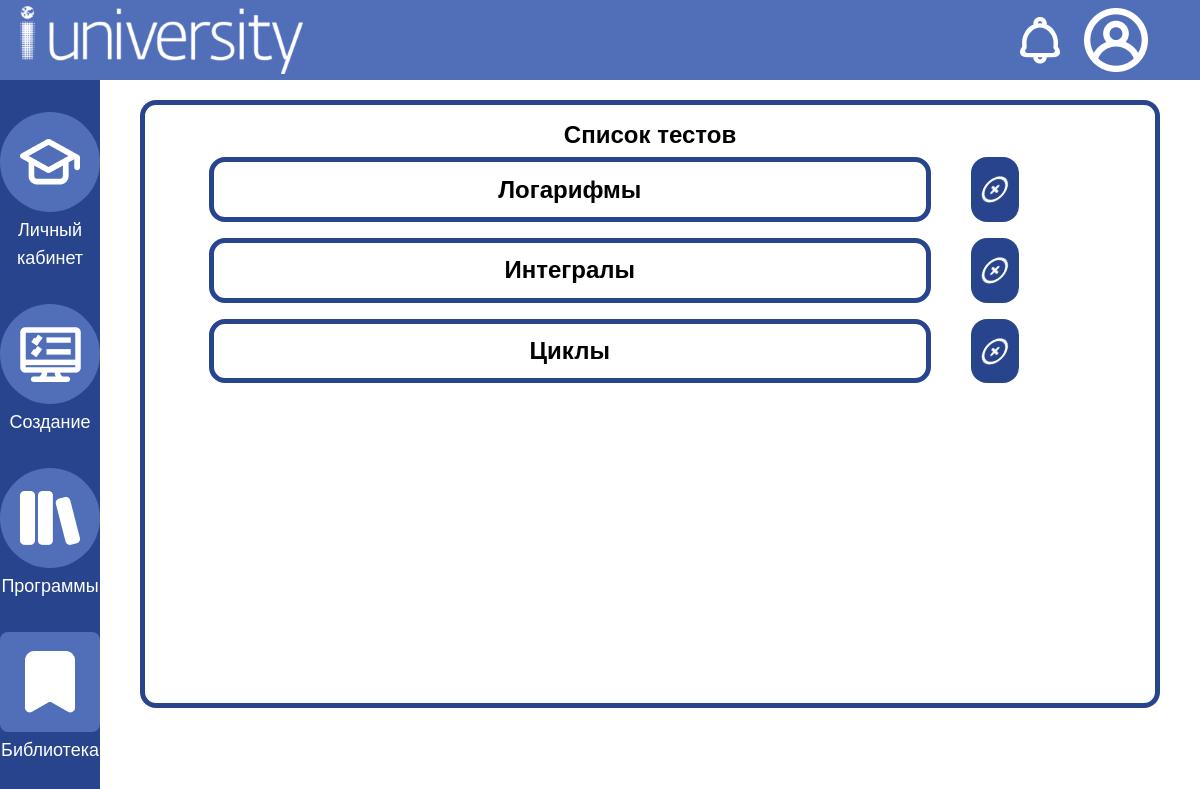
Page /author/library (signed in) on the earlier database version.
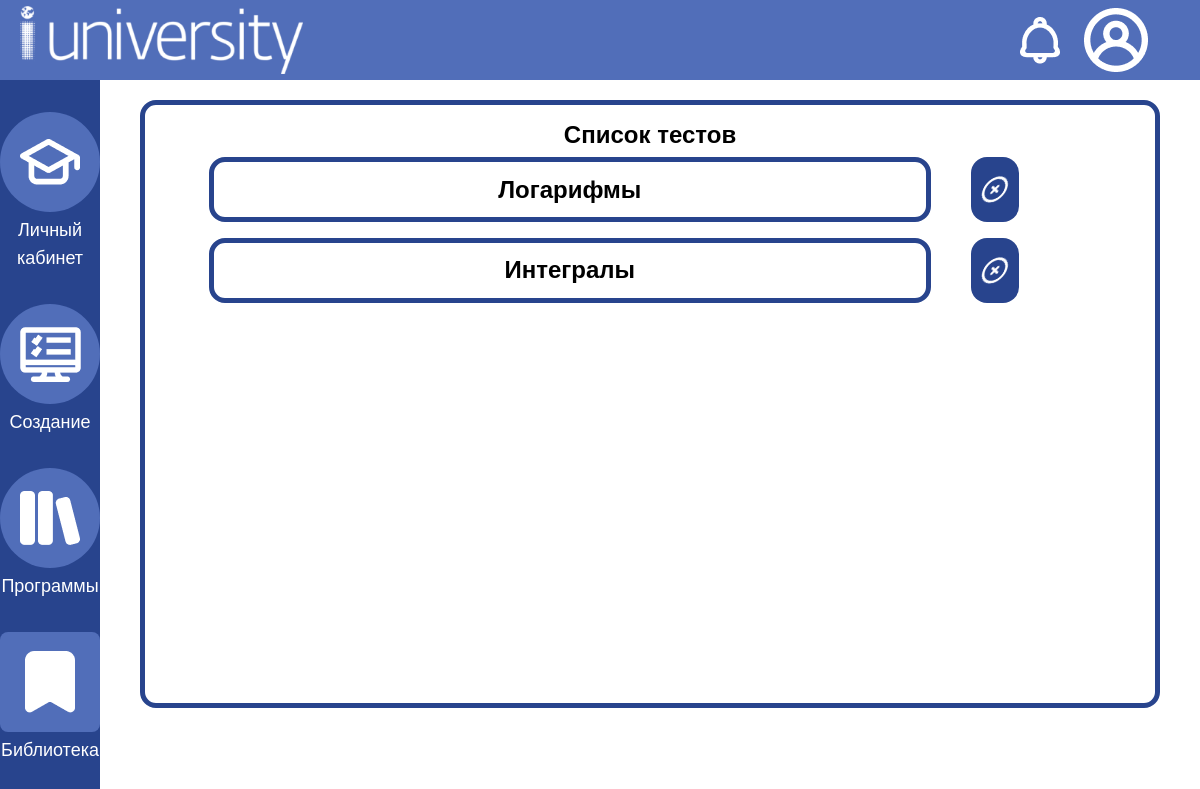
Same page on the later database version.
### testing_system/models.py (models this page shows)
class Test(models.Model):
    name = models.TextField(default='')
    description = models.TextField(default='')
    deadline = models.DateField(null=True)
    program = models.ForeignKey(Program, on_delete=models.CASCADE, null=True)

### testing_system/views.py (the view)
# urls.py: path("author/library", views.author_library_view, name="authorLibrary"),
@login_required
@permission_required('testing_system.add_test')
def author_library_view(request):
    programs = Program.objects.filter(author=request.user)
    return render(request, 'testing_system/authorLibrary.html', context={"programs":programs})

### testing_system/templates/testing_system/authorLibrary.html (shortened to what this page needs)
<!doctype html>
{% load static %}
<html lang="ru">
<head>
    <script src="https://cdn.tailwindcss.com"></script>
    <link rel="stylesheet" href="{% static "css/font.css" %}" />
    <link rel="stylesheet" href="{% static "css/scroll_5px.css" %}" />
</head>
<body>
    <div class="w-screen h-screen overflow-hidden">
        {% include "pattern/header.html" %}
        <div class="flex flex-row h-[90%]">
            {% include "pattern/nav.html" %}
            <div class="w-11/12 px-10 flex flex-col items-center h-full">
                <div class="w-full py-5 h-[90%]">
                    <div class="w-full h-full rounded-2xl border-[5px] border-[#28448D] flex flex-col p-4">
                        <div class="h-[5%] text-2xl font-bold flex justify-center items-center select-none" >
                            Список тестов
                        </div>
                        <div class="h-[95%]">
                            <ul class="overflow-scroll h-full w-full">
                                {%for program in programs%}
                                {%for test in program.test_set.all%}
                                <div class="h-[15%] w-full p-2 flex-none flex flex-row">
                                        <a href="{% url 'testCreated' test.id%}" class="rounded-2xl border-[5px] border-[#28448D] flex justify-center items-center h-full w-[75%] mx-10 text-2xl font-bold">
                                            {{test.name}}
                                        </a>
                                    <form method="post" action="{% url 'deleteTest' test.id%}" class="w-[5%] h-full">
                                        <button type="submit" class="w-full h-full transition duration-300 ease-in-out p-3 rounded-2xl bg-[#28448D] hover:bg-[#223A77] flex items-center justify-center text-[#FFFFFF] text-xl font-bold select-none">
                                            <img src="{% static "images/plus_circle.png" %}" class="rotate-45 h-[90%] select-none" />
                                        </button>
                                    </form>
                                </div>
                                {%endfor%}
                                {%endfor%}
                            </ul>
                        </div>
                    </div>
                </div>
            </div>
        </div>
    </div>
</body>
</html>

Differences in the rows shown:
removed Test: name "Циклы"
